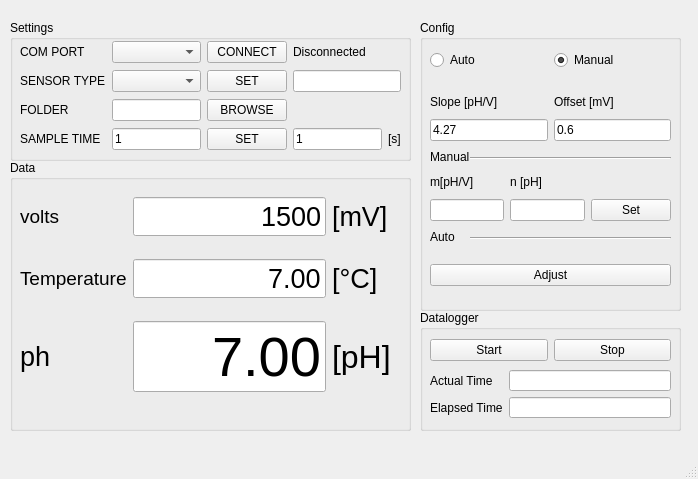
<?xml version="1.0" encoding="UTF-8"?>
<ui version="4.0">
 <class>MainWindow</class>
 <widget class="QMainWindow" name="MainWindow">
  <property name="geometry">
   <rect>
    <x>0</x>
    <y>0</y>
    <width>698</width>
    <height>479</height>
   </rect>
  </property>
  <property name="windowTitle">
   <string>MainWindow</string>
  </property>
  <widget class="QWidget" name="centralwidget">
   <widget class="QGroupBox" name="groupBox">
    <property name="geometry">
     <rect>
      <x>10</x>
      <y>20</y>
      <width>401</width>
      <height>141</height>
     </rect>
    </property>
    <property name="title">
     <string>Settings</string>
    </property>
    <widget class="QWidget" name="gridLayoutWidget">
     <property name="geometry">
      <rect>
       <x>10</x>
       <y>20</y>
       <width>381</width>
       <height>112</height>
      </rect>
     </property>
     <layout class="QGridLayout" name="gridLayout">
      <item row="0" column="3">
       <widget class="QLabel" name="label_2">
        <property name="text">
         <string>Disconnected</string>
        </property>
       </widget>
      </item>
      <item row="1" column="0">
       <widget class="QLabel" name="label_3">
        <property name="text">
         <string>SENSOR TYPE</string>
        </property>
       </widget>
      </item>
      <item row="1" column="2">
       <widget class="QPushButton" name="pushButton_2">
        <property name="text">
         <string>SET</string>
        </property>
       </widget>
      </item>
      <item row="0" column="1">
       <widget class="QComboBox" name="comboBox"/>
      </item>
      <item row="0" column="2">
       <widget class="QPushButton" name="pushButton">
        <property name="text">
         <string>CONNECT</string>
        </property>
       </widget>
      </item>
      <item row="0" column="0">
       <widget class="QLabel" name="label">
        <property name="text">
         <string>COM PORT</string>
        </property>
       </widget>
      </item>
      <item row="1" column="1">
       <widget class="QComboBox" name="comboBox_2"/>
      </item>
      <item row="1" column="3">
       <widget class="QLineEdit" name="lineEdit">
        <property name="minimumSize">
         <size>
          <width>60</width>
          <height>0</height>
         </size>
        </property>
       </widget>
      </item>
      <item row="2" column="0">
       <widget class="QLabel" name="label_4">
        <property name="text">
         <string>FOLDER</string>
        </property>
       </widget>
      </item>
      <item row="3" column="0">
       <widget class="QLabel" name="label_5">
        <property name="text">
         <string>SAMPLE TIME</string>
        </property>
       </widget>
      </item>
      <item row="2" column="1">
       <widget class="QLineEdit" name="lineEdit_2"/>
      </item>
      <item row="3" column="1">
       <widget class="QLineEdit" name="lineEdit_3">
        <property name="text">
         <string>1</string>
        </property>
       </widget>
      </item>
      <item row="2" column="2">
       <widget class="QPushButton" name="pushButton_3">
        <property name="text">
         <string>BROWSE</string>
        </property>
       </widget>
      </item>
      <item row="3" column="2">
       <widget class="QPushButton" name="pushButton_4">
        <property name="text">
         <string>SET</string>
        </property>
       </widget>
      </item>
      <item row="3" column="3">
       <layout class="QHBoxLayout" name="horizontalLayout_3">
        <item>
         <widget class="QLineEdit" name="lineEdit_4">
          <property name="text">
           <string>1</string>
          </property>
         </widget>
        </item>
        <item>
         <widget class="QLabel" name="label_20">
          <property name="text">
           <string>[s]</string>
          </property>
         </widget>
        </item>
       </layout>
      </item>
     </layout>
    </widget>
   </widget>
   <widget class="QGroupBox" name="groupBox_2">
    <property name="geometry">
     <rect>
      <x>10</x>
      <y>160</y>
      <width>401</width>
      <height>271</height>
     </rect>
    </property>
    <property name="title">
     <string>Data</string>
    </property>
    <widget class="QWidget" name="gridLayoutWidget_6">
     <property name="geometry">
      <rect>
       <x>10</x>
       <y>20</y>
       <width>371</width>
       <height>231</height>
      </rect>
     </property>
     <layout class="QGridLayout" name="gridLayout_7">
      <item row="2" column="2">
       <widget class="QLabel" name="label_6">
        <property name="font">
         <font>
          <pointsize>24</pointsize>
         </font>
        </property>
        <property name="text">
         <string>[pH]</string>
        </property>
       </widget>
      </item>
      <item row="0" column="0">
       <widget class="QLabel" name="label_17">
        <property name="font">
         <font>
          <pointsize>14</pointsize>
         </font>
        </property>
        <property name="text">
         <string>volts</string>
        </property>
       </widget>
      </item>
      <item row="2" column="1">
       <widget class="QLineEdit" name="lineEdit_10">
        <property name="font">
         <font>
          <pointsize>42</pointsize>
         </font>
        </property>
        <property name="text">
         <string>7.00</string>
        </property>
        <property name="alignment">
         <set>Qt::AlignRight|Qt::AlignTrailing|Qt::AlignVCenter</set>
        </property>
       </widget>
      </item>
      <item row="2" column="0">
       <widget class="QLabel" name="label_18">
        <property name="font">
         <font>
          <pointsize>20</pointsize>
         </font>
        </property>
        <property name="text">
         <string>ph</string>
        </property>
       </widget>
      </item>
      <item row="0" column="1">
       <widget class="QLineEdit" name="lineEdit_5">
        <property name="font">
         <font>
          <pointsize>20</pointsize>
         </font>
        </property>
        <property name="text">
         <string>1500</string>
        </property>
        <property name="alignment">
         <set>Qt::AlignRight|Qt::AlignTrailing|Qt::AlignVCenter</set>
        </property>
       </widget>
      </item>
      <item row="0" column="2">
       <widget class="QLabel" name="label_13">
        <property name="font">
         <font>
          <pointsize>20</pointsize>
         </font>
        </property>
        <property name="text">
         <string>[mV]</string>
        </property>
       </widget>
      </item>
      <item row="1" column="0">
       <widget class="QLabel" name="label_19">
        <property name="font">
         <font>
          <pointsize>14</pointsize>
         </font>
        </property>
        <property name="text">
         <string>Temperature</string>
        </property>
       </widget>
      </item>
      <item row="1" column="1">
       <widget class="QLineEdit" name="lineEdit_13">
        <property name="font">
         <font>
          <pointsize>20</pointsize>
         </font>
        </property>
        <property name="text">
         <string>7.00</string>
        </property>
        <property name="alignment">
         <set>Qt::AlignRight|Qt::AlignTrailing|Qt::AlignVCenter</set>
        </property>
       </widget>
      </item>
      <item row="1" column="2">
       <widget class="QLabel" name="label_16">
        <property name="font">
         <font>
          <pointsize>20</pointsize>
         </font>
        </property>
        <property name="text">
         <string>[°C]</string>
        </property>
       </widget>
      </item>
     </layout>
    </widget>
   </widget>
   <widget class="QGroupBox" name="groupBox_3">
    <property name="geometry">
     <rect>
      <x>420</x>
      <y>20</y>
      <width>261</width>
      <height>291</height>
     </rect>
    </property>
    <property name="title">
     <string>Config</string>
    </property>
    <widget class="QWidget" name="gridLayoutWidget_2">
     <property name="geometry">
      <rect>
       <x>10</x>
       <y>150</y>
       <width>241</width>
       <height>51</height>
      </rect>
     </property>
     <layout class="QGridLayout" name="gridLayout_2">
      <item row="1" column="2">
       <widget class="QPushButton" name="pushButton_5">
        <property name="text">
         <string>Set</string>
        </property>
       </widget>
      </item>
      <item row="1" column="0">
       <widget class="QLineEdit" name="lineEdit_6"/>
      </item>
      <item row="1" column="1">
       <widget class="QLineEdit" name="lineEdit_7"/>
      </item>
      <item row="0" column="0">
       <widget class="QLabel" name="label_7">
        <property name="text">
         <string>m[pH/V]</string>
        </property>
       </widget>
      </item>
      <item row="0" column="1">
       <widget class="QLabel" name="label_8">
        <property name="text">
         <string>n [pH]</string>
        </property>
       </widget>
      </item>
     </layout>
    </widget>
    <widget class="QLabel" name="label_9">
     <property name="geometry">
      <rect>
       <x>10</x>
       <y>130</y>
       <width>47</width>
       <height>13</height>
      </rect>
     </property>
     <property name="text">
      <string>Manual</string>
     </property>
    </widget>
    <widget class="Line" name="line">
     <property name="geometry">
      <rect>
       <x>50</x>
       <y>130</y>
       <width>201</width>
       <height>16</height>
      </rect>
     </property>
     <property name="orientation">
      <enum>Qt::Horizontal</enum>
     </property>
    </widget>
    <widget class="QWidget" name="gridLayoutWidget_3">
     <property name="geometry">
      <rect>
       <x>10</x>
       <y>230</y>
       <width>241</width>
       <height>51</height>
      </rect>
     </property>
     <layout class="QGridLayout" name="gridLayout_3">
      <item row="0" column="0">
       <widget class="QPushButton" name="pushButton_6">
        <property name="text">
         <string>Adjust</string>
        </property>
       </widget>
      </item>
     </layout>
    </widget>
    <widget class="QLabel" name="label_12">
     <property name="geometry">
      <rect>
       <x>10</x>
       <y>210</y>
       <width>47</width>
       <height>13</height>
      </rect>
     </property>
     <property name="text">
      <string>Auto</string>
     </property>
    </widget>
    <widget class="Line" name="line_2">
     <property name="geometry">
      <rect>
       <x>50</x>
       <y>210</y>
       <width>201</width>
       <height>16</height>
      </rect>
     </property>
     <property name="orientation">
      <enum>Qt::Horizontal</enum>
     </property>
    </widget>
    <widget class="QWidget" name="gridLayoutWidget_4">
     <property name="geometry">
      <rect>
       <x>10</x>
       <y>70</y>
       <width>241</width>
       <height>51</height>
      </rect>
     </property>
     <layout class="QGridLayout" name="gridLayout_4">
      <item row="0" column="1">
       <widget class="QLabel" name="label_11">
        <property name="text">
         <string>Offset [mV] </string>
        </property>
       </widget>
      </item>
      <item row="0" column="0">
       <widget class="QLabel" name="label_10">
        <property name="text">
         <string>Slope [pH/V]</string>
        </property>
       </widget>
      </item>
      <item row="1" column="0">
       <widget class="QLineEdit" name="lineEdit_8">
        <property name="text">
         <string>4.27</string>
        </property>
       </widget>
      </item>
      <item row="1" column="1">
       <widget class="QLineEdit" name="lineEdit_9">
        <property name="text">
         <string>0.6</string>
        </property>
       </widget>
      </item>
     </layout>
    </widget>
    <widget class="QWidget" name="horizontalLayoutWidget">
     <property name="geometry">
      <rect>
       <x>10</x>
       <y>20</y>
       <width>241</width>
       <height>41</height>
      </rect>
     </property>
     <layout class="QHBoxLayout" name="horizontalLayout">
      <item>
       <widget class="QRadioButton" name="radioButton_2">
        <property name="text">
         <string>Auto</string>
        </property>
       </widget>
      </item>
      <item>
       <widget class="QRadioButton" name="radioButton">
        <property name="text">
         <string>Manual</string>
        </property>
        <property name="checked">
         <bool>true</bool>
        </property>
       </widget>
      </item>
     </layout>
    </widget>
   </widget>
   <widget class="QGroupBox" name="groupBox_4">
    <property name="geometry">
     <rect>
      <x>420</x>
      <y>310</y>
      <width>261</width>
      <height>121</height>
     </rect>
    </property>
    <property name="title">
     <string>Datalogger</string>
    </property>
    <widget class="QWidget" name="horizontalLayoutWidget_2">
     <property name="geometry">
      <rect>
       <x>10</x>
       <y>20</y>
       <width>241</width>
       <height>41</height>
      </rect>
     </property>
     <layout class="QHBoxLayout" name="horizontalLayout_2">
      <item>
       <widget class="QPushButton" name="pushButton_7">
        <property name="text">
         <string>Start</string>
        </property>
       </widget>
      </item>
      <item>
       <widget class="QPushButton" name="pushButton_8">
        <property name="text">
         <string>Stop</string>
        </property>
       </widget>
      </item>
     </layout>
    </widget>
    <widget class="QWidget" name="gridLayoutWidget_5">
     <property name="geometry">
      <rect>
       <x>10</x>
       <y>60</y>
       <width>241</width>
       <height>48</height>
      </rect>
     </property>
     <layout class="QGridLayout" name="gridLayout_5">
      <item row="0" column="0">
       <widget class="QLabel" name="label_14">
        <property name="text">
         <string>Actual Time</string>
        </property>
       </widget>
      </item>
      <item row="0" column="1">
       <widget class="QLineEdit" name="lineEdit_11"/>
      </item>
      <item row="1" column="0">
       <widget class="QLabel" name="label_15">
        <property name="text">
         <string>Elapsed Time</string>
        </property>
       </widget>
      </item>
      <item row="1" column="1">
       <widget class="QLineEdit" name="lineEdit_12"/>
      </item>
     </layout>
    </widget>
   </widget>
  </widget>
  <widget class="QMenuBar" name="menubar">
   <property name="geometry">
    <rect>
     <x>0</x>
     <y>0</y>
     <width>698</width>
     <height>21</height>
    </rect>
   </property>
  </widget>
  <widget class="QStatusBar" name="statusbar"/>
 </widget>
 <resources/>
 <connections/>
</ui>
